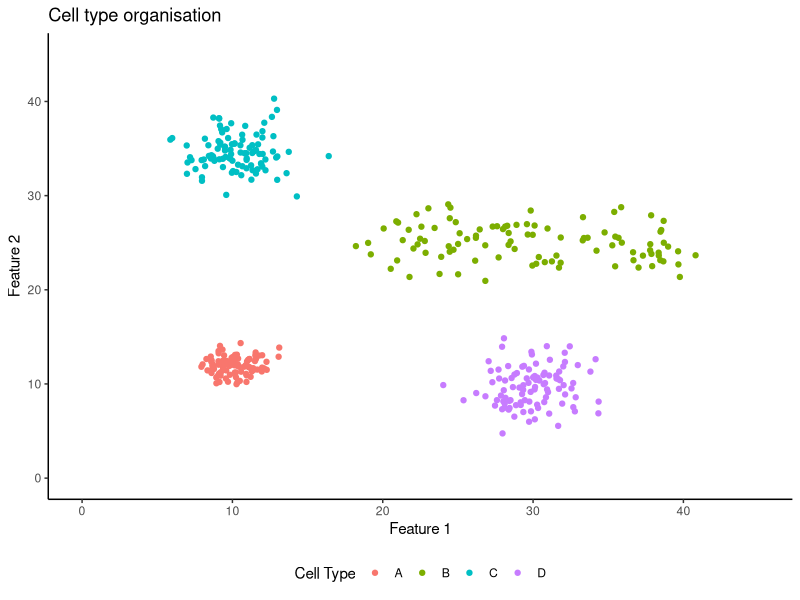
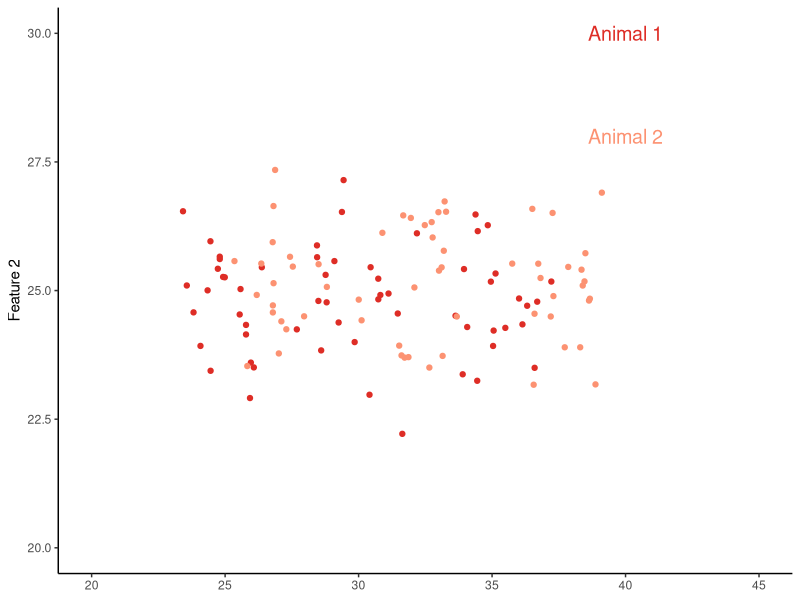
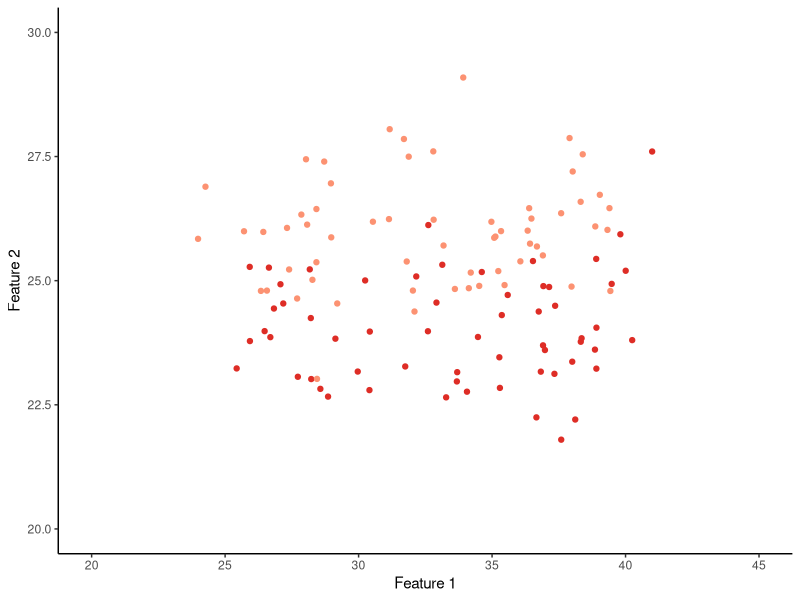
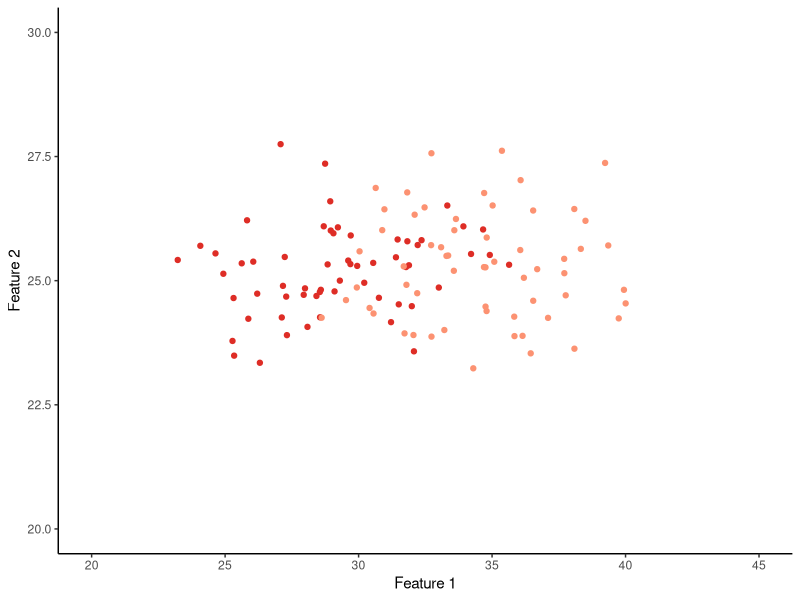
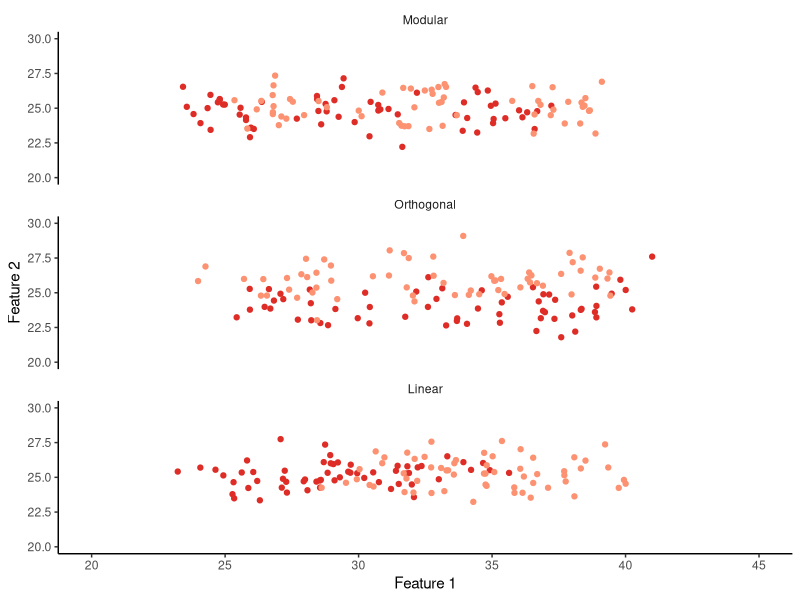
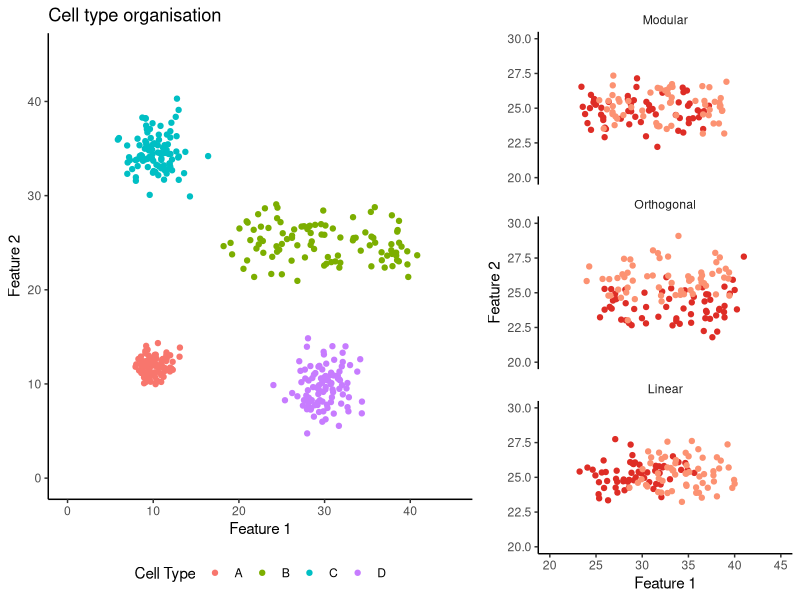

Reproduce these figures in R, in order.
## ---- chunk 1
knitr::opts_chunk$set(echo = TRUE)

# Ensure access to libraries
library(tidyverse)
library(gridExtra)
## ---- chunk 2
numcells <- 100
Cell_A <- tibble(x = rnorm(numcells, 10, 1),
                       y = rnorm(numcells, 12, 1),
                       cell = "A")
Cell_B <- tibble(x = runif(numcells, min = 20, max = 40) + rnorm(numcells,0,1),
                       y = rnorm(numcells, 25, 2),
                       cell = "B")
Cell_C <- tibble(x = rnorm(numcells, 10, 2),
                       y = rnorm(numcells, 35, 2),
                       cell = "C")
Cell_D <- tibble(x = rnorm(numcells, 30, 2),
                       y = rnorm(numcells, 10, 2),
                       cell = "D")
 
CellFeatures <- bind_rows(Cell_A, Cell_B, Cell_C, Cell_D)
## ---- chunk 3
CF_plot <- ggplot(CellFeatures, aes(x, y, colour = cell)) +
  geom_point() +
  xlim(0,45) +
  ylim(0,45) +
  labs(x = "Feature 1", y = "Feature 2", colour = "Cell Type", title = "Cell type organisation") +
  theme_classic() +
  theme(legend.position = "bottom")

CF_plot
## ---- chunk 4
numcells <- 20
ModularFeatures <- tibble(A_x = c(rnorm(numcells, 25, 1), rnorm(numcells, 30, 1), rnorm(numcells, 35, 1)), A_y = rnorm(numcells*3, 25, 1), B_x = c(rnorm(numcells, 27.5, 1), rnorm(numcells, 32.5, 1), rnorm(numcells, 37.5, 1)), B_y = rnorm(numcells*3, 25, 1))

MF_plot <- ggplot(ModularFeatures) +
  geom_point(aes(A_x, A_y), colour = "#de2d26") +
  geom_point(aes(B_x, B_y), colour = "#fc9272") +
  xlim(20,45) +
  ylim(20,30) +
  xlab("Feature 1") +
  ylab("Feature 2") +
  annotate("text", label = "Animal 1", x = 40, y = 30, size = 5, colour = "#de2d26") +
  annotate("text", label = "Animal 2", x = 40, y = 28, size = 5, colour = "#fc9272") +
  theme_classic() +
  theme(axis.title.x=element_blank())

MF_plot
## ---- chunk 5
numcells <- 60
OrthogOffsetFeatures <- tibble(A_x = runif(numcells, min = 25, max = 40) + rnorm(numcells,0,1), A_y = rnorm(numcells, 24, 1), B_x = runif(numcells, min = 25, max = 40) + rnorm(numcells,0,1), B_y = rnorm(numcells, 26, 1))

OOF_plot <- ggplot(OrthogOffsetFeatures) +
  geom_point(aes(A_x, A_y), colour = "#de2d26") +
  geom_point(aes(B_x, B_y), colour = "#fc9272") +
  xlim(20,45) +
  ylim(20,30) +
  xlab("Feature 1") +
  ylab("Feature 2") +
  theme_classic()

OOF_plot
## ---- chunk 6
numcells <- 60
LinearOffsetFeatures <- tibble(A_x = runif(numcells, min = 25, max = 35) + rnorm(numcells,0,1), A_y = rnorm(numcells, 25, 1), B_x = runif(numcells, min = 30, max = 40) + rnorm(numcells,0,1), B_y = rnorm(numcells, 25, 1))

LOF_plot <- ggplot(LinearOffsetFeatures) +
  geom_point(aes(A_x, A_y), colour = "#de2d26") +
  geom_point(aes(B_x, B_y), colour = "#fc9272") +
  xlim(20,45) +
  ylim(20,30) +
  xlab("Feature 1") +
  ylab("Feature 2") +
  theme_classic()

LOF_plot
## ---- chunk 7
ModularFeatures$scheme <- "modular"
OrthogOffsetFeatures$scheme <- "orthog"
LinearOffsetFeatures$scheme <- "linear"
IntraAnimal <- bind_rows(ModularFeatures, OrthogOffsetFeatures, LinearOffsetFeatures)
IntraAnimal$scheme <- as.factor(IntraAnimal$scheme)
IntraAnimal$scheme = factor(IntraAnimal$scheme, c("modular", "orthog","linear"))
labels_schemes <- c(modular = "Modular", orthog = "Orthogonal", linear = "Linear")

IntraAnimalPlot <- ggplot(IntraAnimal) +
  geom_point(aes(A_x, A_y), colour = "#de2d26") +
  geom_point(aes(B_x, B_y), colour = "#fc9272") +
  xlim(20,45) +
  ylim(20,30) +
  xlab("Feature 1") +
  ylab("Feature 2") +
  facet_wrap(~scheme, nrow = 3, labeller = labeller(scheme = labels_schemes)) +
  theme_classic() +
  theme(strip.background = element_blank())

IntraAnimalPlot
  
## ---- chunk 8
grid.arrange(CF_plot, IntraAnimalPlot,
             ncol = 2,
             widths = c(1.5,1))
